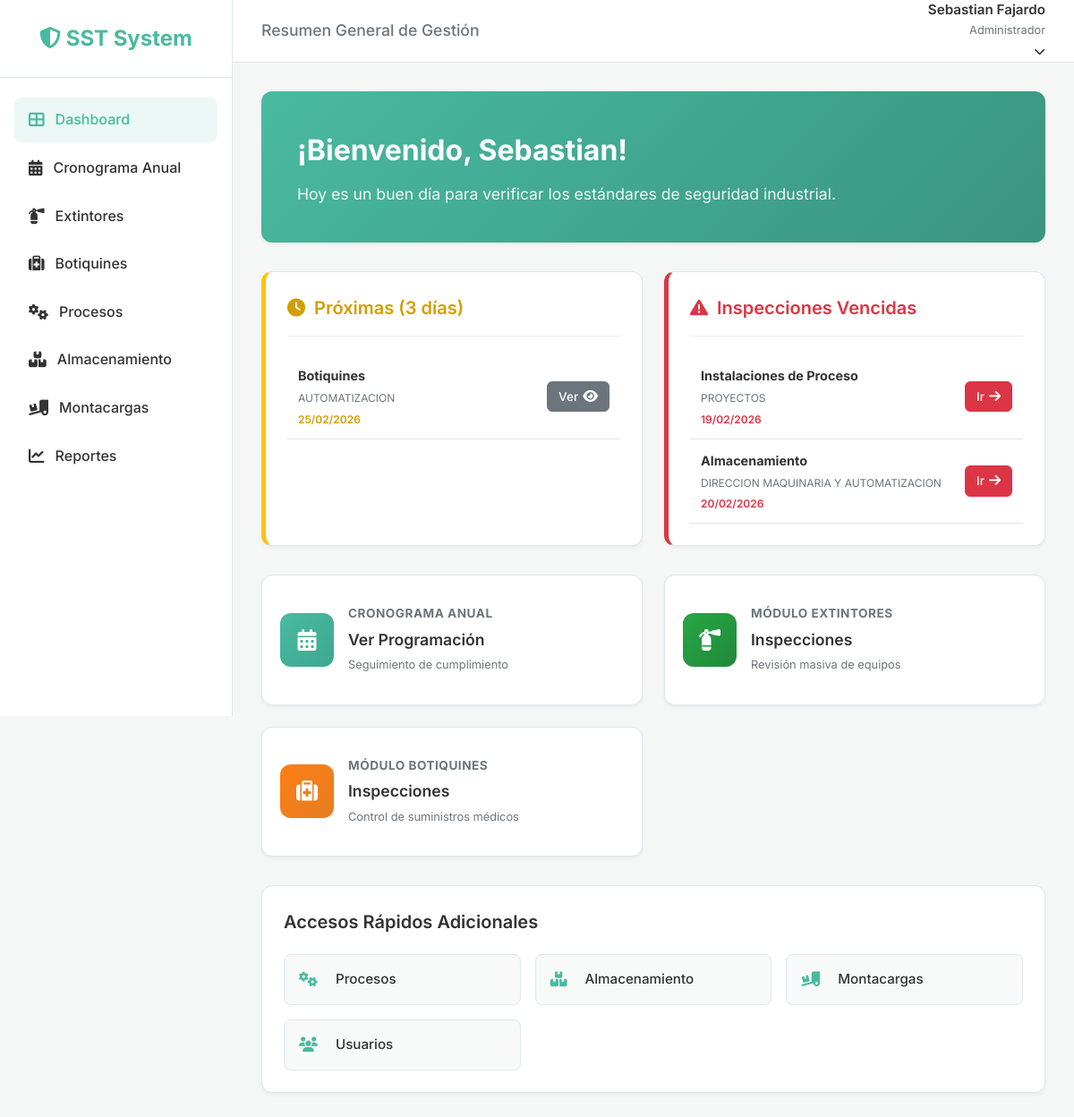
The app's page /accounts/dashboard/ (signed in), older data.
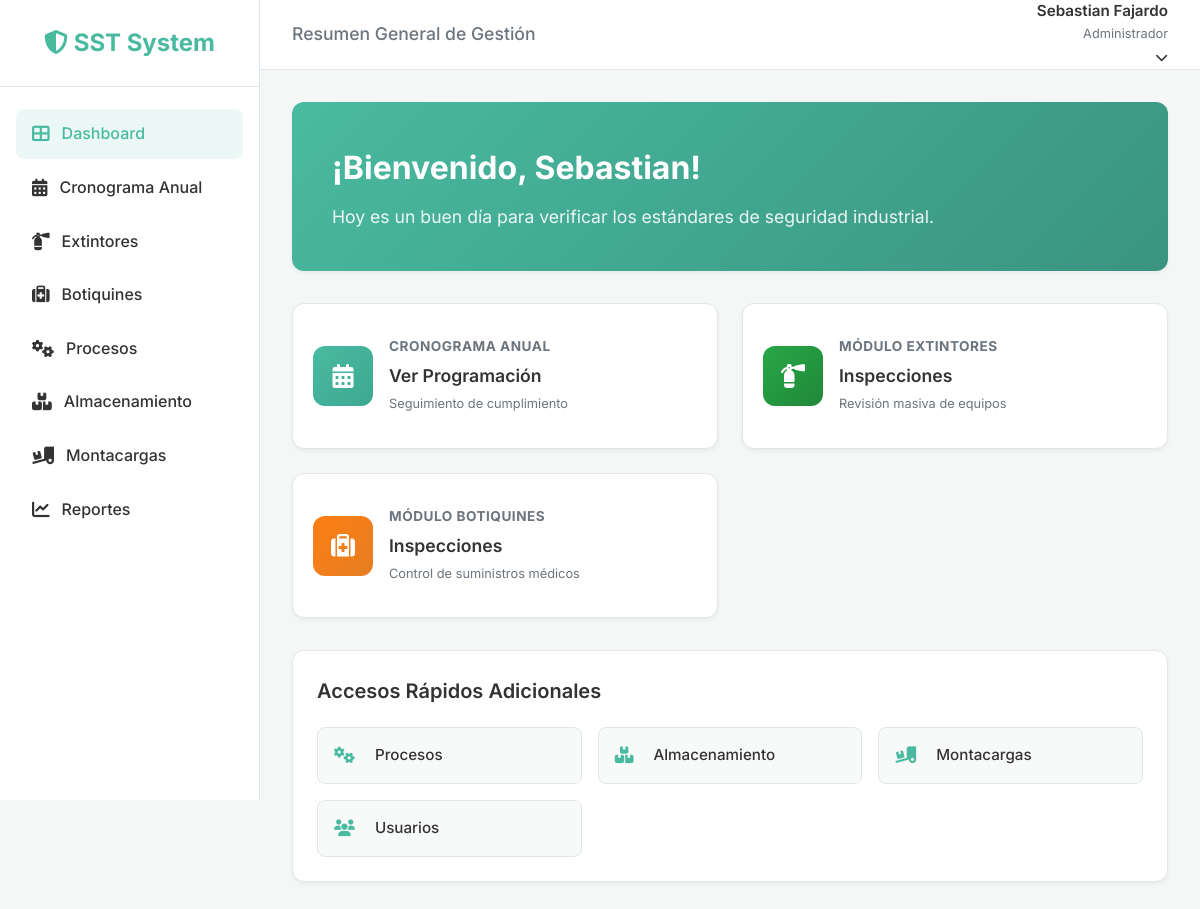
The same page, newer data.
### inspections/models.py (models this page shows, shortened)
class InspectionSchedule(models.Model):
    FREQUENCY_CHOICES = [
        ('Mensual', 'Mensual'),
        ('Bimestral', 'Bimestral'),
        ('Trimestral', 'Trimestral'),
        ('Cuatrimestral', 'Cuatrimestral'),
        ('Semestral', 'Semestral'),
        ('Anual', 'Anual'),
    ]
    STATUS_CHOICES = [
        ('Programada', 'Programada'),
        ('Realizada', 'Realizada'),
        ('Pendiente', 'Pendiente'),
    ]
    year = models.IntegerField(verbose_name="Año de Programación", blank=True, null=True)
    area = models.ForeignKey(
        'Area',
        on_delete=models.PROTECT,
        verbose_name="Área a Inspeccionar",
        help_text="Seleccione el área donde se realizará la inspección"
    )
    inspection_type = models.CharField(max_length=200, verbose_name="Tipo de Inspección")
    frequency = models.CharField(max_length=20, choices=FREQUENCY_CHOICES, verbose_name="Frecuencia")
    scheduled_date = models.DateField(verbose_name="Fecha Programada")
    responsible = models.ForeignKey(
        settings.AUTH_USER_MODEL,
        on_delete=models.CASCADE,
        related_name='scheduled_inspections',
        verbose_name="Responsable",
        blank=True,
        null=True
    )
    status = models.CharField(
        max_length=20,
        choices=STATUS_CHOICES,
        default='Programada',
        verbose_name="Estado"
    )
    observations = models.TextField(blank=True, null=True, verbose_name="Observaciones")
    created_at = models.DateTimeField(auto_now_add=True)
    updated_at = models.DateTimeField(auto_now=True)
    class Meta:
        verbose_name = "Cronograma de Inspección"
        verbose_name_plural = "Cronogramas de Inspección"
        ordering = ['scheduled_date']
    @property
    def is_executable(self):
         if self.status == 'Realizada' and not self.get_actual_inspection():
             return self.scheduled_date <= date.today()
         return self.scheduled_date <= date.today() and self.status != 'Realizada'
    def get_module_url(self):
        from django.urls import reverse
        t = self.inspection_type.lower()
        url = None
        if 'extintor' in t: url = reverse('extinguisher_list')
        elif 'botiquin' in t: url = reverse('first_aid_list')
        elif 'proceso' in t or 'instalacion' in t: url = reverse('process_list')
        elif 'almacen' in t or 'storage' in t: url = reverse('storage_list')
        elif 'montacarga' in t: url = reverse('forklift_list')
        if url:
             return f"{url}?schedule_id={self.id}"
        return reverse('inspection_list') + f"?year={self.year}&area={self.area.id}"

class Area(models.Model):
    name = models.CharField(max_length=200, unique=True, verbose_name="Nombre del Área")
    is_active = models.BooleanField(default=True, verbose_name="Activa")
    created_at = models.DateTimeField(auto_now_add=True)
    updated_at = models.DateTimeField(auto_now=True)
    class Meta:
        verbose_name = "Área"
        verbose_name_plural = "Áreas"
        ordering = ['name']
    def __str__(self):
        return self.name

### users/views.py (the view, shortened to what this page needs)
# urls.py: path('dashboard/', DashboardView.as_view(), name='dashboard'),
class DashboardView(LoginRequiredMixin, TemplateView):
    template_name = 'users/dashboard.html'
    def get_context_data(self, **kwargs):
        context = super().get_context_data(**kwargs)
        user = self.request.user
        today = date.today()
        from system_config.models import SystemConfig
        notification_days = SystemConfig.get_value('dias_aviso_programacion', 7)
        try:
            notification_days = int(notification_days)
        except (ValueError, TypeError):
            notification_days = 7
        week_ahead = today + timedelta(days=notification_days)
        context['notification_days'] = notification_days
        inspection_modules = [
            {'key': 'extinguisher', 'patterns': ['extintor'], 'model': ExtinguisherInspection},
            {'key': 'first_aid', 'patterns': ['botiquin'], 'model': FirstAidInspection},
            {'key': 'process', 'patterns': ['proceso', 'instalacion'], 'model': ProcessInspection},
            {'key': 'storage', 'patterns': ['almacen', 'storage'], 'model': StorageInspection},
            {'key': 'forklift', 'patterns': ['montacarga'], 'model': ForkliftInspection},
        ]
        from django.db.models import Q
        schedule_filter = Q(pk__in=[]) # Default to none if no perms
        context['perm_schedule'] = user.has_perm_custom('schedule', 'view')
        context['perm_users'] = user.has_perm_custom('users', 'view')
        context['perm_roles'] = user.has_perm_custom('roles', 'view')
        allowed_keys = []
        active_findings = []
        for mod in inspection_modules:
            has_view = user.has_perm_custom(mod['key'], 'view')
            context[f'perm_{mod["key"]}'] = has_view
            if has_view:
                allowed_keys.append(mod['key'])
                type_q = Q()
                for p in mod['patterns']:
                    type_q |= Q(inspection_type__icontains=p)
                schedule_filter |= type_q
                closed_with_findings = mod['model'].objects.filter(status='Cerrada con Hallazgos')
        context['overdue_inspections'] = InspectionSchedule.objects.filter(
            schedule_filter,
            scheduled_date__lt=today
        ).exclude(status='Realizada').order_by('scheduled_date')
        context['upcoming_inspections'] = InspectionSchedule.objects.filter(
            schedule_filter,
            scheduled_date__gte=today,
            scheduled_date__lte=week_ahead
        ).exclude(status='Realizada').order_by('scheduled_date')
        context['active_findings'] = active_findings
        total_scheduled_qs = InspectionSchedule.objects.filter(schedule_filter)
        context['total_scheduled'] = total_scheduled_qs.count()
        inspection_models_map = [
            ('extinguisher', ExtinguisherInspection),
            ('first_aid', FirstAidInspection),
            ('process', ProcessInspection),
            ('storage', StorageInspection),
            ('forklift', ForkliftInspection),
        ]
        total_executed = 0
        for key, model_cls in inspection_models_map:
            if user.has_perm_custom(key, 'view'):
                qs_exec = model_cls.objects.all()
                if hasattr(model_cls, 'parent_inspection'):
                    qs_exec = qs_exec.filter(parent_inspection__isnull=True)
                total_executed += qs_exec.count()
        context['total_executed'] = total_executed
        context['notifications'] = user.notifications.filter(is_read=False).order_by('-created_at')[:5]
        return context

### roles/templatetags/permission_tags.py (called while the page is built)
@register.simple_tag(takes_context=True)
def has_permission(context, module, action):
    request = context.get('request')
    if not request or not request.user.is_authenticated:
        return False
    if hasattr(request.user, 'has_perm_custom'):
        return request.user.has_perm_custom(module, action)
    return False

### system_config/models.py (called while the page is built)
    def get_typed_value(self):
        if self.config_type == 'number':
            try:
                return int(float(self.value))
            except ValueError:
                return 0
        elif self.config_type == 'boolean':
            return self.value.lower() == 'true'
        return self.value

    @classmethod
    def get_value(cls, key, default=None):
        try:
            return cls.objects.get(key=key).get_typed_value()
        except cls.DoesNotExist:
            return default

### users/models.py (called while the page is built)
    def has_perm_custom(self, module, action):
        if self.is_superuser:
            return True
        if self.role and self.role.name == 'Administrador':
            return True
        if not self.role or not self.role.is_active:
            return False
        return self.role.has_permission(module, action)

### templates/users/dashboard.html (shortened to what the changed rows need)
{% extends 'base.html' %}
{% load static %}
{% block header_title %}Resumen General de Gestión{% endblock %}
{% block content %}
<div class="card bg-primary-gradient no-border" style="padding: 40px; margin-bottom: 32px;">
    <h2 style="font-size: 2rem; font-weight: 700; margin-bottom: 10px;">¡Bienvenido, {{ user.first_name }}!</h2>
</div>
{% if overdue_inspections or upcoming_inspections or active_findings %}
<div style="display: flex; gap: 24px; margin-bottom: 32px; flex-wrap: wrap;">
    {% if upcoming_inspections %}
    <div class="card" style="flex: 1; min-width: 300px; border-left: 5px solid #ffc107; margin-bottom: 0;">
        <div class="card-header" style="border-bottom: 1px solid #eee; padding-bottom: 15px;">
            <h3 class="card-title" style="color: #d39e00; display: flex; align-items: center; gap: 10px;">
                <i class="fas fa-clock"></i> Próximas ({{ notification_days }} días)
            </h3>
        </div>
        <div class="table-wrapper">
            <table style="margin-top: 0;">
                <tbody>
                    {% for i in upcoming_inspections|slice:":5" %}
                    <tr onclick="window.location='{{ i.get_module_url }}';"
                        style="cursor: pointer; transition: background-color 0.2s;"
                        onmouseover="this.style.backgroundColor='rgba(0,0,0,0.03)'"
                        onmouseout="this.style.backgroundColor='transparent'">
                        <td style="padding: 12px;">
                            <strong style="display: block; color: var(--text-color); margin-bottom: 4px;">
                                {{ i.inspection_type }}</strong>
                            <small style="display: block; color: var(--text-light); margin-bottom: 4px;">
                                {{ i.area }}</small>
                            <small style="display: block; color: #d39e00; font-weight: 600;">
                                {{ i.scheduled_date|date:"d/m/Y" }}
                            </small>
                        </td>
                        <td style="text-align: right; padding: 12px;">
                            {% if i.is_executable %}
                            <a href="{{ i.get_module_url }}" class="btn btn-sm btn-success" title="Ejecutar"
                                style="display: inline-flex; align-items: center; gap: 5px;">
                                Ir <i class="fas fa-arrow-right"></i>
                            </a>
                            {% else %}
                            <a href="{{ i.get_module_url }}" class="btn btn-sm btn-secondary" title="Ver Programación"
                                style="display: inline-flex; align-items: center; gap: 5px; color: white;">
                                Ver <i class="fas fa-eye"></i>
                            </a>
                            {% endif %}
                        </td>
                    </tr>
                    {% endfor %}
                </tbody>
            </table>
        </div>
    </div>
    {% endif %}
    {% if overdue_inspections %}
    <div class="card" style="flex: 1; min-width: 300px; border-left: 5px solid #dc3545; margin-bottom: 0;">
        <div class="card-header" style="border-bottom: 1px solid #eee; padding-bottom: 15px;">
            <h3 class="card-title" style="color: #dc3545; display: flex; align-items: center; gap: 10px;">
                <i class="fas fa-exclamation-triangle"></i> Inspecciones Vencidas
            </h3>
        </div>
        <div class="table-wrapper">
            <table style="margin-top: 0;">
                <tbody>
                    {% for i in overdue_inspections|slice:":5" %}
                    <tr onclick="window.location='{{ i.get_module_url }}';"
                        style="cursor: pointer; transition: background-color 0.2s;"
                        onmouseover="this.style.backgroundColor='rgba(0,0,0,0.03)'"
                        onmouseout="this.style.backgroundColor='transparent'">
                        <td style="padding: 12px;">
                            <strong style="display: block; color: var(--text-color); margin-bottom: 4px;">
                                {{ i.inspection_type }}</strong>
                            <small style="display: block; color: var(--text-light); margin-bottom: 4px;">
                                {{ i.area }}</small>
                            <small style="display: block; color: #dc3545; font-weight: 600;">
                                {{ i.scheduled_date|date:"d/m/Y" }}
                            </small>
                        </td>
                        <td style="text-align: right; padding: 12px;">
                            <a href="{{ i.get_module_url }}" class="btn btn-sm btn-danger" title="Gestionar"
                                style="display: inline-flex; align-items: center; gap: 5px;">
                                Ir <i class="fas fa-arrow-right"></i>
                            </a>
                        </td>
                    </tr>
                    {% endfor %}
                </tbody>
            </table>
        </div>
    </div>
    {% endif %}
</div>
{% endif %}
{% endblock %}

Row changes from the older to the newer data that the page shows:
removed InspectionSchedule: inspection_type "Botiquines", area "AUTOMATIZACION", scheduled_date "25/02/2026", shown under "Próximas (3 días)"
removed InspectionSchedule: inspection_type "Instalaciones de Proceso", area "PROYECTOS", scheduled_date "19/02/2026", shown under "Inspecciones Vencidas"
removed InspectionSchedule: inspection_type "Almacenamiento", area "DIRECCION MAQUINARIA Y AUTOMATIZACION", scheduled_date "20/02/2026", shown under "Inspecciones Vencidas"
Text that changed along with them:
{{ notification_days }}: "3" → (not shown)
text no longer shown: "Próximas ( días) Inspecciones Vencidas"
